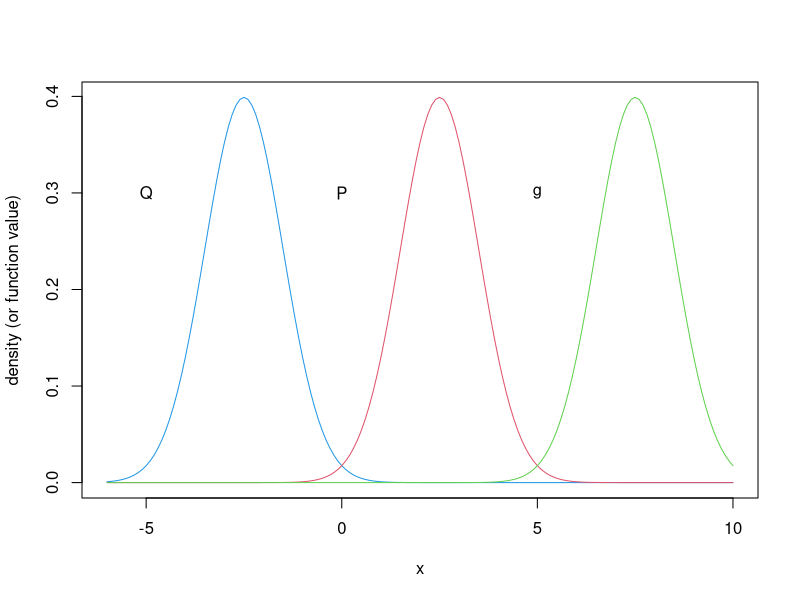

This figure's R source:
setwd('~/Dropbox/518/eric_writing/second presentation/')
png('IS_plot.png')
mygrid <- seq(-6, 10, by=0.1)
plot(mygrid, dnorm(mygrid, mean=-2.5), type='l', 
     col=4, xlab='x', ylab='density (or function value)')
text(labels='Q', x=-5, y=0.3)
lines(mygrid, dnorm(mygrid, mean=2.5), col=2)
text(labels='P', x=0, y=0.3)
lines(mygrid, dnorm(mygrid, mean=7.5), col=3)
text(labels='g', x=5, y=0.3)
dev.off()
